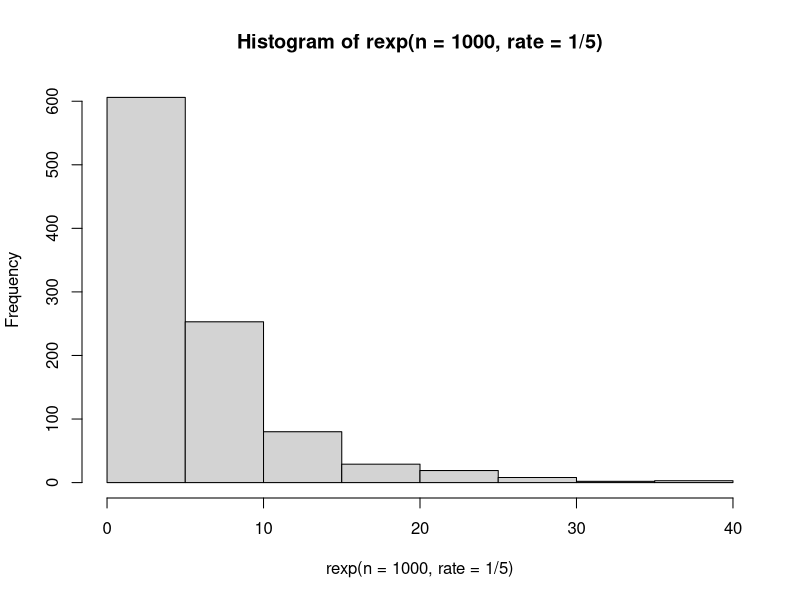
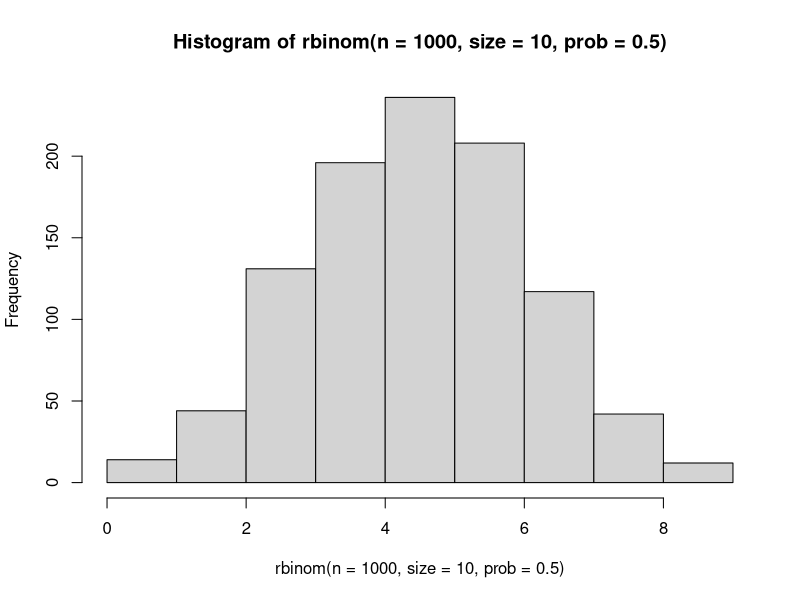
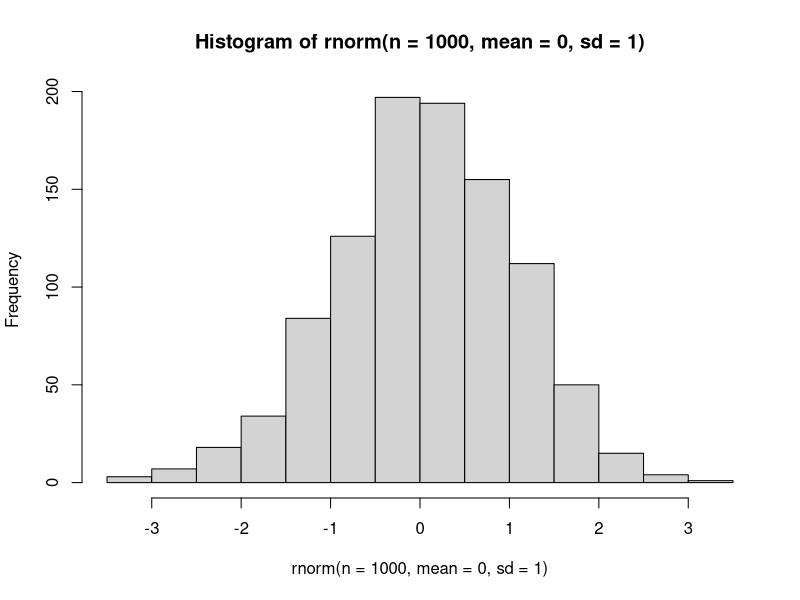
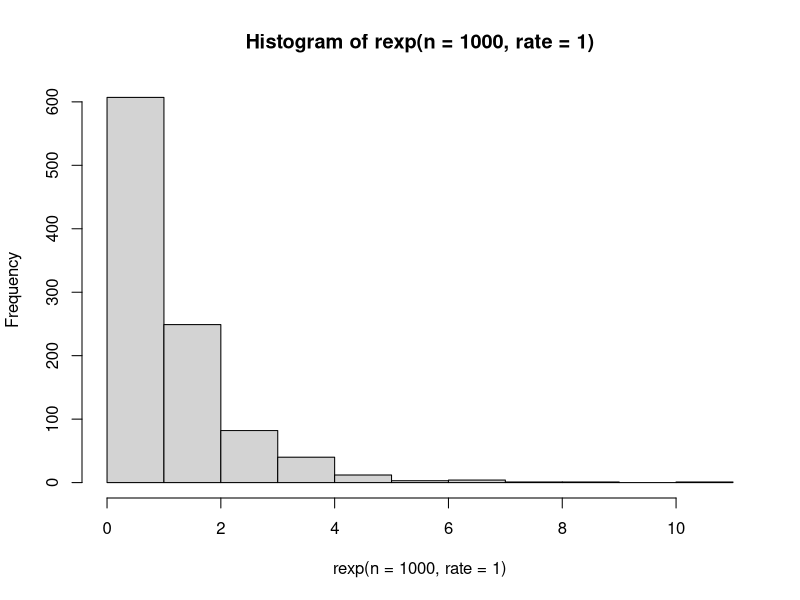
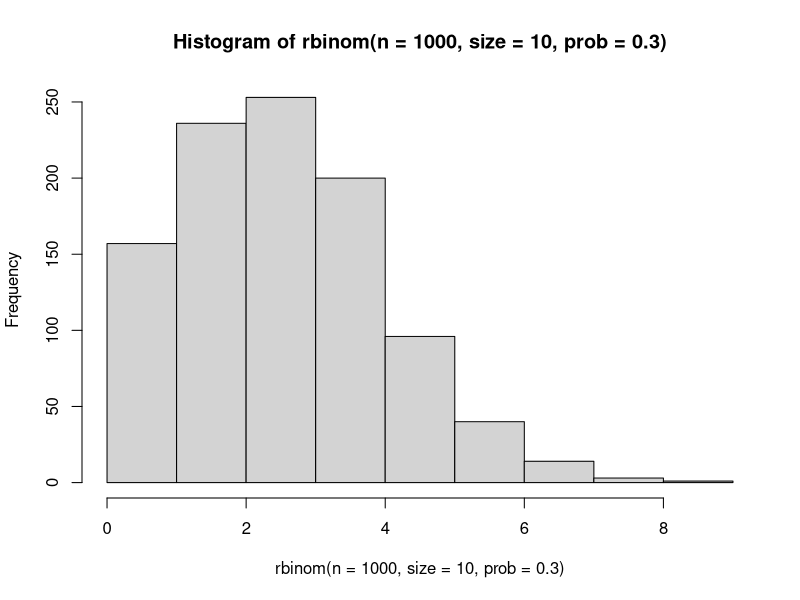
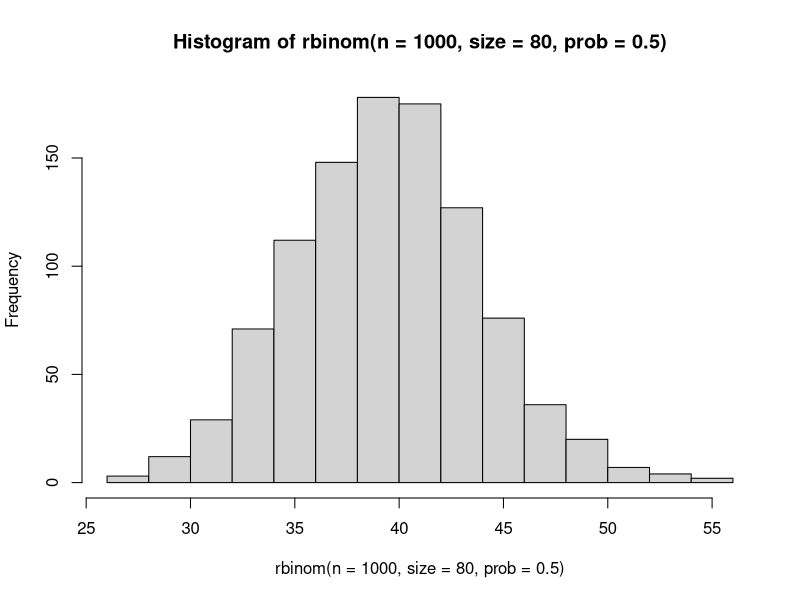
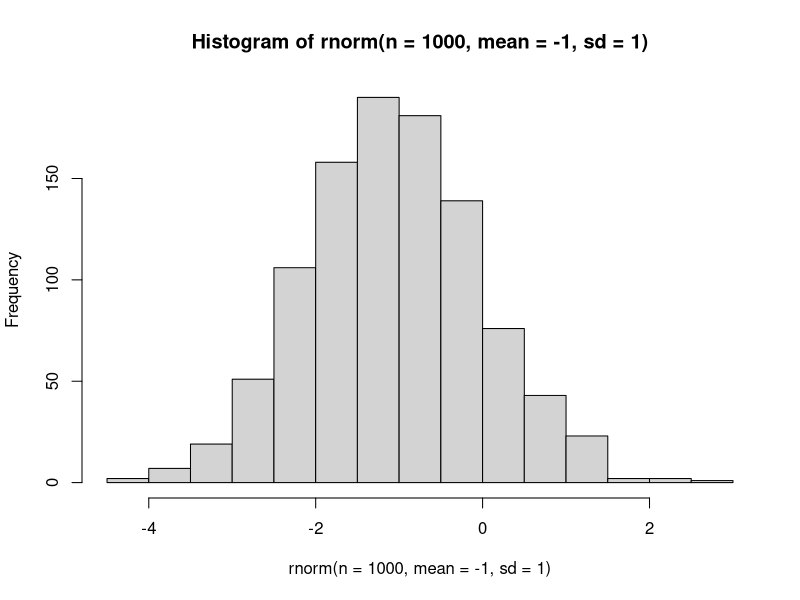
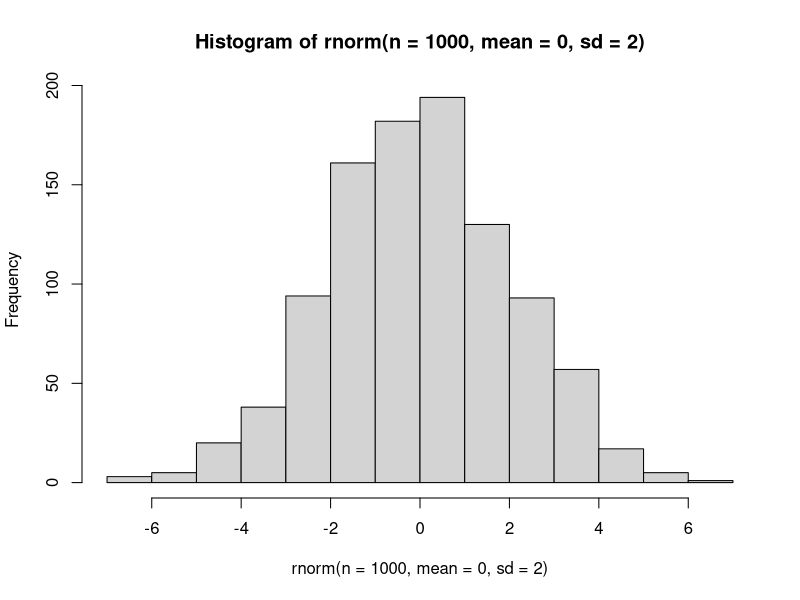

Write R code to recreate these figures, in order.
## ---- chunk 1
# Reminder: the r at the start of these function names stands for Random
# ?rbinom
# ?rgeom
# ?rpois
## ---- chunk 2

# generate a single Binomial random variable:
rbinom(n = 1, size = 10, prob = .3)

# generate a single Geometric random variable:
rgeom(n = 1, prob = .3)

# generate a single Poisson random variable:
#TODO: code goes here.
rpois(n = 1, lambda = 3)
## ---- chunk 3
# generate 10 Binomial random variables:

# Reminder: the Binomial is a bit confusing-- there is a size parameter,
# which corresponds to the parameter we usually denote n,
# and this n is not the same n as the n argument to rbinom.
# Confusing, I know. You'll have to take it up with the R development team.

rbinom(n = 10, size = 5, prob = .3)

# generate 10 Geometric random variables:
rgeom(n=10, p=0.25)

# generate 10 Poisson random variables:
#TODO: code goes here.
rpois(n = 10, lambda = 3)

## ---- chunk 4
# Exponential:
hist(rexp(n=1000, rate=1/5))
# Alternative choice, using magrittr:
#library(magrittr)
#rexp(10000, rate=1/5) %>% hist

# Binomial:
hist(rbinom(n = 1000, size = 10, prob = 0.5))

# Normal:
hist(rnorm(n = 1000, mean = 0, sd = 1))

## ---- chunk 5

# Exponential:
hist(rexp(n = 1000, rate = 1))
# alternative solution using magrittr:
#library(magrittr)
#rexp(1000, rate=1) %>% hist

# Binomial: (change p, not the size parameter)
hist(rbinom(n = 1000, size = 10, prob = 0.3))

# Binomial: (change the size parameter, not p)
hist(rbinom(n = 1000, size = 80, prob = 0.5))

# Normal: (change the mean, not the standard deviation)
hist(rnorm(n = 1000, mean = -1, sd = 1))

# Normal: (change the standard deviation, not the mean)
hist(rnorm(n = 1000, mean = 0, sd = 2))

## ---- chunk 6
# Exponential, for values k=0,1,2,...,20:
# 
k <- seq(0,20);
plot( k, dexp(k,rate=1) )

# Binomial(n=10,p=0.3), for values k=0,1,2,...,9,10:
k = seq(0, 10)
plot( k, dbinom(k, size = 10, prob = 0.3))

# Normal(mean=0,sd=1), for x in [-3,3] in increments of size 0.1
x <- seq(-3,3,0.1);
# Note that this is a density, not a mass function,
# but for plotting purposes, we can't evaluate the pdf at
# EVERY point, so we'll just choose a few, encoded in x.
plot( x, dnorm(x,mean=0,sd=1))

# Normal(mean=1,sd=2), for x in [-5,7] in increments of size 0.1
x = seq(-5, 7, 0.1)
plot(x, dnorm(x, mean = 1, sd = 2))
## ---- chunk 7
sum_of_normals <- function( n ){
  #TODO: CODE GOES HERE.
  if (n > 0) {
    return (sum(rnorm(n = n, mean = 0, sd = 1)))
  }
  return (0)
}
## ---- chunk 8
sum_of_poissons <- function( n = 1, lambda = 1 ) { # TODO: fill in arguments!
  # TODO: CODE GOES HERE!
  return (sum(rpos(n = n, lambda = lambda)))
}
## ---- chunk 9
max_of_normals <- function(n, mu = 0, sigma = 1) {
  if (n > 0) {
    return (max(rnorm(n = n, mean = mu, sd = sigma)))
  }
  return (-Inf)
}
